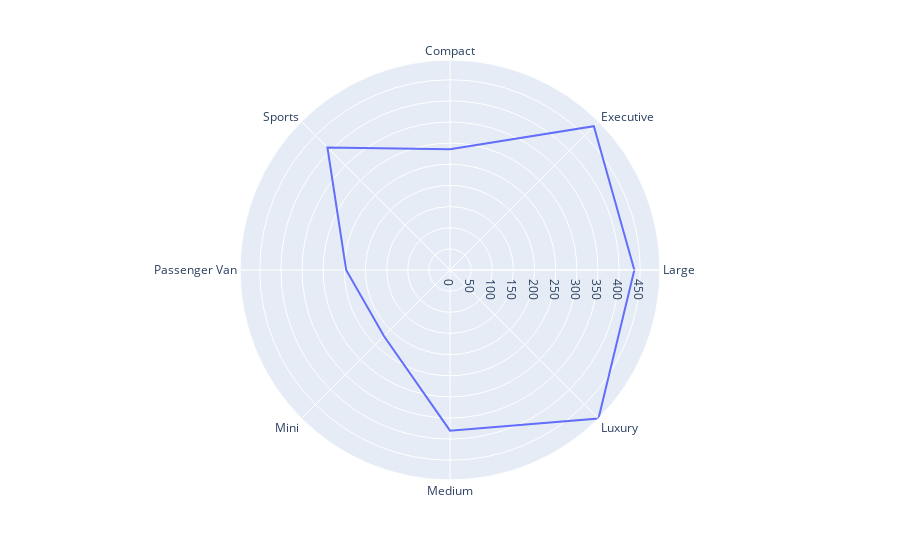
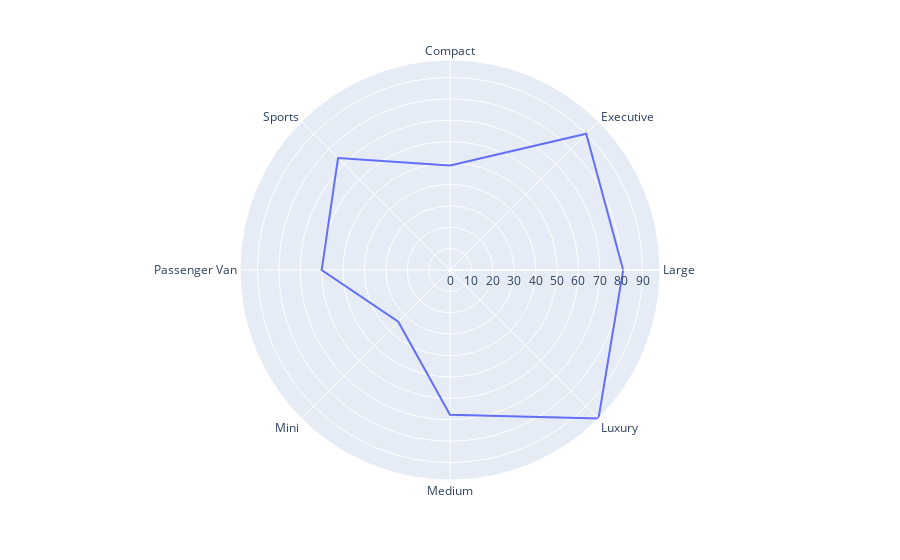
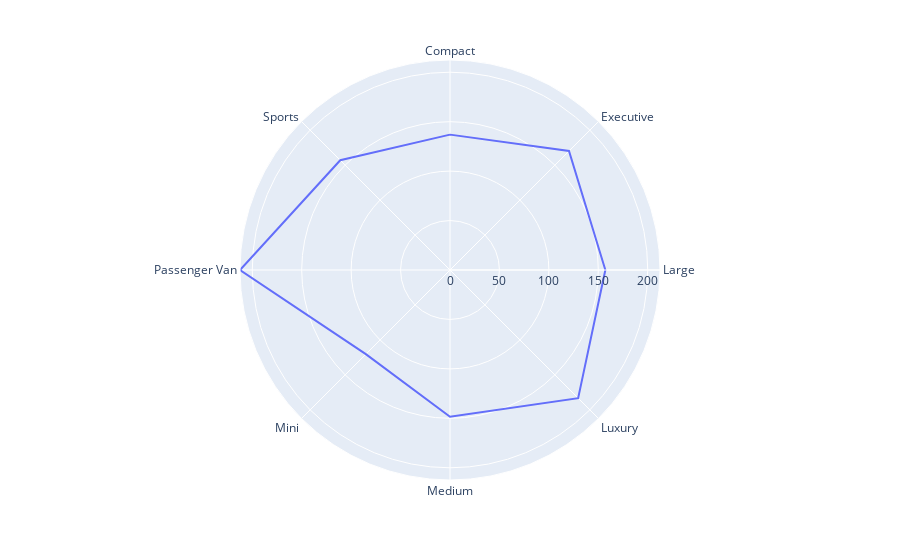

Notebook code for these charts, in order:
### Code cell
#Compare normalized performance profiles of different segment_groups
segment_means = data.groupby('segment_group')[['range_km', 'top_speed_kmh', 
                                             'acceleration_0_100_s', 'battery_capacity_kWh', 
                                             'efficiency_wh_per_km']].mean().reset_index()

fig = px.line_polar(segment_means, r='range_km', theta='segment_group', line_close=True)
fig.show()
fig = px.line_polar(segment_means, r='battery_capacity_kWh', theta='segment_group', line_close=True)
fig.show()
fig = px.line_polar(segment_means, r='efficiency_wh_per_km', theta='segment_group', line_close=True)
fig.show()

### Figure 1 — Plotly figure (JSON) as saved in the notebook; plotly's stock layout.template omitted (floating-point values rounded to 4 significant figures)
{"data": [{"hovertemplate": "range_km=%{r}<br>segment_group=%{theta}<extra></extra>", "legendgroup": "", "line": {"color": "#636efa", "dash": "solid"}, "marker": {"symbol": "circle"}, "mode": "lines", "name": "", "r": [285.3, 481.2, 436.0, 496.7, 380.0, 221.0, 245.6, 410.0, 285.3], "showlegend": false, "subplot": "polar", "theta": ["Compact", "Executive", "Large", "Luxury", "Medium", "Mini", "Passenger Van", "Sports", "Compact"], "type": "scatterpolar"}], "layout": {"legend": {"tracegroupgap": 0}, "margin": {"t": 60}, "polar": {"angularaxis": {"direction": "clockwise", "rotation": 90}, "domain": {"x": [0, 1], "y": [0, 1]}}}}

### Figure 2 — Plotly figure (JSON) as saved in the notebook; plotly's stock layout.template omitted (floating-point values rounded to 4 significant figures)
{"data": [{"hovertemplate": "battery_capacity_kWh=%{r}<br>segment_group=%{theta}<extra></extra>", "legendgroup": "", "line": {"color": "#636efa", "dash": "solid"}, "marker": {"symbol": "circle"}, "mode": "lines", "name": "", "r": [48.85, 90.03, 80.93, 98.15, 67.64, 34.2, 59.98, 74.0, 48.85], "showlegend": false, "subplot": "polar", "theta": ["Compact", "Executive", "Large", "Luxury", "Medium", "Mini", "Passenger Van", "Sports", "Compact"], "type": "scatterpolar"}], "layout": {"legend": {"tracegroupgap": 0}, "margin": {"t": 60}, "polar": {"angularaxis": {"direction": "clockwise", "rotation": 90}, "domain": {"x": [0, 1], "y": [0, 1]}}}}

### Figure 3 — Plotly figure (JSON) as saved in the notebook; plotly's stock layout.template omitted (floating-point values rounded to 4 significant figures)
{"data": [{"hovertemplate": "efficiency_wh_per_km=%{r}<br>segment_group=%{theta}<extra></extra>", "legendgroup": "", "line": {"color": "#636efa", "dash": "solid"}, "marker": {"symbol": "circle"}, "mode": "lines", "name": "", "r": [136.9, 170.2, 157.1, 183.3, 148.5, 120.4, 212.4, 157.0, 136.9], "showlegend": false, "subplot": "polar", "theta": ["Compact", "Executive", "Large", "Luxury", "Medium", "Mini", "Passenger Van", "Sports", "Compact"], "type": "scatterpolar"}], "layout": {"legend": {"tracegroupgap": 0}, "margin": {"t": 60}, "polar": {"angularaxis": {"direction": "clockwise", "rotation": 90}, "domain": {"x": [0, 1], "y": [0, 1]}}}}
